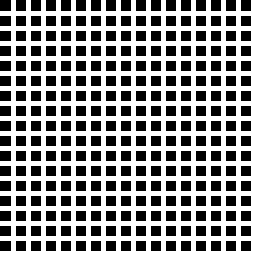
%> input picture Decomposition_image/src/Images/grille.png, 256 x 256 px
$ octave exercice_0.m   (GNU Octave 9; MATLAB toolbox functions it lacks are replaced by stand-ins)
%> lines starting %> are read from the running program, lines starting %| are printed output that depends on the picture; in (x1, y1, x2, y2) boxes, pixels count from 0 and x2, y2 are one past the last pixel; in counts of white or black regions, pixels touching at a corner belong together; the program's own positions count from 1
### Decomposition_image/src/affichage.m
function affichage(u,nom_x,nom_y,titre)

imagesc(u);
axis equal;
ax = gca;
axis(ax,'off');
xlh = xlabel(ax,nom_x,'Interpreter','Latex','FontSize',30);
xlh.Position(2) = xlh.Position(2)-40;
set(get(ax,'XLabel'),'Visible','on');
ylh = ylabel(ax,nom_y,'Interpreter','Latex','FontSize',30);
ylh.Position(1) = ylh.Position(1)+10;
set(get(ax,'YLabel'),'Visible','on');
colormap gray;
title(titre,'FontSize',30,'Interpreter','Latex');

### Decomposition_image/src/exercice_0.m
clear;
close all;

% Lecture de l'image u :
u = imread('Images/grille.png');
%> u is the input picture: size 256x256x3 uint8; 55.4% white; 289 black regions, largest, box (x1, y1, x2, y2) and area: (0, 0, 11, 11) 121, (16, 0, 26, 11) 110, (31, 0, 41, 11) 110
u = double(rgb2gray(u));
[nb_lignes,nb_colonnes] = size(u);
%> nb_lignes = 256; nb_colonnes = 256

% Calcul du spectre s de l'image u :
s = fft2(u);
s = fftshift(s);			% Permet de positionner l'origine (0,0) au centre

% Partition de s :
exemple = input('Pour effectuer la partition du spectre d''une grille, tapez 1, 2 ou 3 : ');
%> the answer given: 1
epaisseur = 10;
switch exemple
	case 1
		c_milieu = round(nb_colonnes/2);
%> c_milieu = 128
		x = [c_milieu-epaisseur c_milieu-epaisseur c_milieu+epaisseur c_milieu+epaisseur];
%> x = [118 118 138 138]
		y = [1 nb_lignes nb_lignes 1];
%> y = [1 256 256 1]
    case 2
		l_milieu = round(nb_lignes/2);
		x = [1 nb_colonnes nb_colonnes 1];
		y = [l_milieu-epaisseur l_milieu-epaisseur l_milieu+epaisseur l_milieu+epaisseur];
	case 3
		epaisseur = sqrt(2)*epaisseur;
		x = [nb_colonnes-epaisseur nb_colonnes nb_colonnes epaisseur 1 1];
		y = [1 1 1+epaisseur nb_lignes nb_lignes nb_lignes-epaisseur];
end
selection = roipoly(s,x,y);
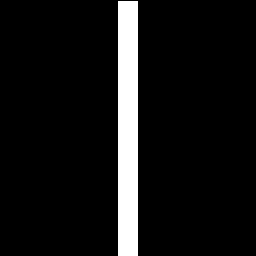
%> selection: size 256x256 logical; 7.8% white; 1 white region, box (x1, y1, x2, y2) and area: (118, 1, 138, 256) 5100

% Calcul du spectre filtre :
s_filtre = selection.*s;

% Calcul de l'image filtree :
u_filtre = real(ifft2(ifftshift(s_filtre)));
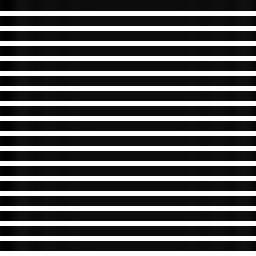
%> u_filtre: size 256x256 double; min 76.2, max 255.7, mean 141.2; drawn with min black and max white

% Mise en place de la figure pour affichage :
taille_ecran = get(0,'ScreenSize');
L = taille_ecran(3);
H = taille_ecran(4);
figure('Name','Decomposition par modification du spectre','Position',[0.2*L,0,0.8*L,H]);

% Affichage des images u, u_filtre et u-u_filtre :
subplot(2,3,1);
affichage(u,'$x$','$y$','Image');
subplot(2,3,2);
affichage(u_filtre,'$x$','$y$','Image filtree');
subplot(2,3,3);
affichage(u-u_filtre,'$x$','$y$','Image complementaire');

% Affichage du logarithme du module des spectres s, s_filtre et s-s_filtre :
subplot(2,3,4);
affichage(log(abs(s)),'$\nu_x$','$\nu_y$','Spectre');
subplot(2,3,5);
affichage(log(abs(s_filtre)),'$\nu_x$','$\nu_y$','Spectre filtre');
subplot(2,3,6);
affichage(log(abs(s-s_filtre)),'$\nu_x$','$\nu_y$','Spectre complementaire');
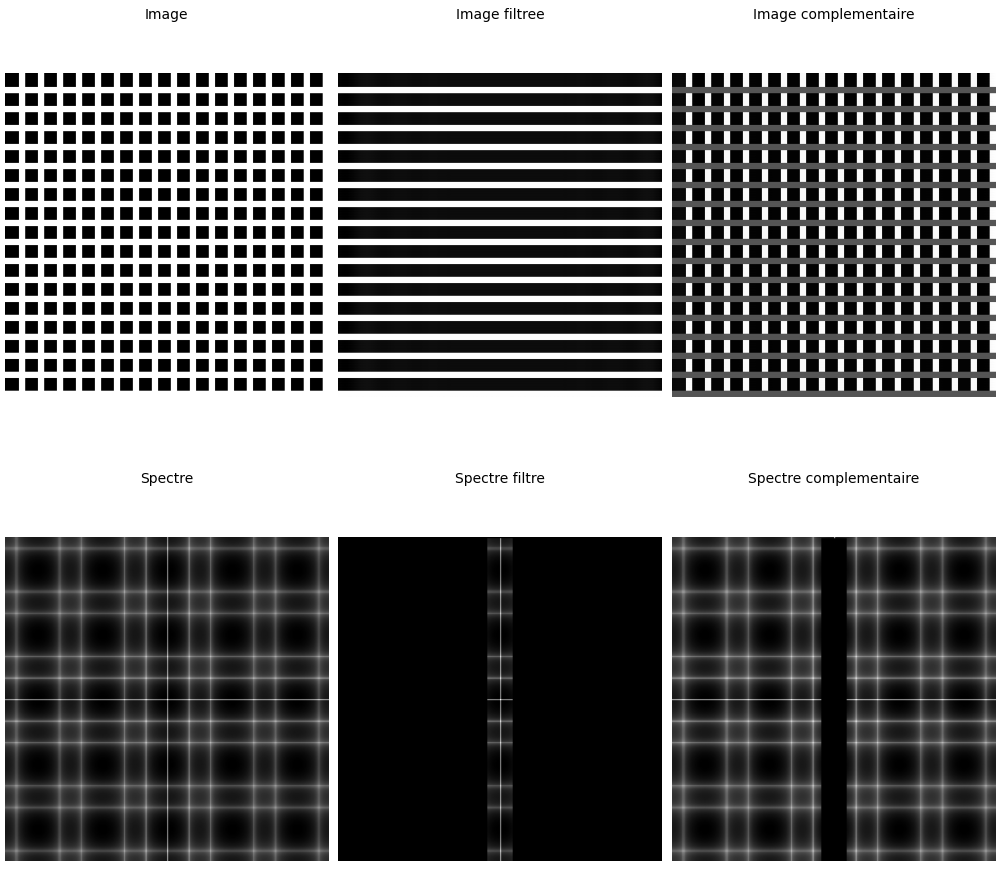
%> figure redrawn from the program's plot data, 6 panels
